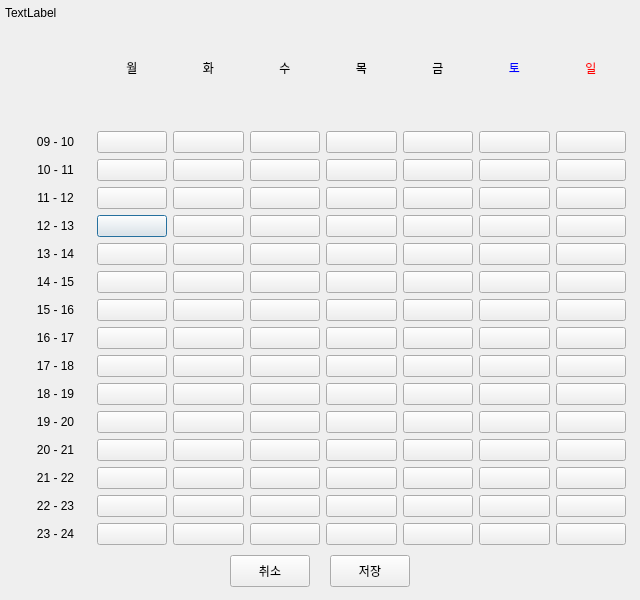
 <widget class="QDialog" name="Dialog">
  <property name="geometry">
   <rect>
    <x>0</x>
    <y>0</y>
    <width>640</width>
    <height>600</height>
   </rect>
  </property>
  <property name="windowTitle">
   <string>일정 맞추기</string>
  </property>
  <widget class="QWidget" name="gridLayoutWidget">
   <property name="geometry">
    <rect>
     <x>20</x>
     <y>10</y>
     <width>606</width>
     <height>535</height>
    </rect>
   </property>
   <layout class="QGridLayout" name="gridLayout">
    <item row="0" column="5">
     <widget class="QLabel" name="label_5">
      <property name="text">
       <string>금</string>
      </property>
      <property name="alignment">
       <set>Qt::AlignCenter</set>
      </property>
     </widget>
    </item>
    <item row="4" column="1">
     <widget class="QPushButton" name="pushButton_4">
      <property name="text">
       <string/>
      </property>
     </widget>
    </item>
    <item row="10" column="1">
     <widget class="QPushButton" name="pushButton_10">
      <property name="text">
       <string/>
      </property>
     </widget>
    </item>
    <item row="3" column="1">
     <widget class="QPushButton" name="pushButton_3">
      <property name="text">
       <string/>
      </property>
     </widget>
    </item>
    <item row="14" column="1">
     <widget class="QPushButton" name="pushButton_14">
      <property name="text">
       <string/>
      </property>
     </widget>
    </item>
    <item row="4" column="2">
     <widget class="QPushButton" name="pushButton_19">
      <property name="text">
       <string/>
      </property>
     </widget>
    </item>
    <item row="2" column="3">
     <widget class="QPushButton" name="pushButton_32">
      <property name="text">
       <string/>
      </property>
     </widget>
    </item>
    <item row="0" column="2">
     <widget class="QLabel" name="label_2">
      <property name="text">
       <string>화</string>
      </property>
      <property name="alignment">
       <set>Qt::AlignCenter</set>
      </property>
     </widget>
    </item>
    <item row="11" column="4">
     <widget class="QPushButton" name="pushButton_56">
      <property name="text">
       <string/>
      </property>
     </widget>
    </item>
    <item row="1" column="3">
     <widget class="QPushButton" name="pushButton_31">
      <property name="text">
       <string/>
      </property>
     </widget>
    </item>
    <item row="10" column="2">
     <widget class="QPushButton" name="pushButton_25">
      <property name="text">
       <string/>
      </property>
     </widget>
    </item>
    <item row="8" column="4">
     <widget class="QPushButton" name="pushButton_53">
      <property name="text">
       <string/>
      </property>
     </widget>
    </item>
    <item row="3" column="2">
     <widget class="QPushButton" name="pushButton_18">
      <property name="text">
       <string/>
      </property>
     </widget>
    </item>
    <item row="3" column="3">
     <widget class="QPushButton" name="pushButton_33">
      <property name="text">
       <string/>
      </property>
     </widget>
    </item>
    <item row="15" column="2">
     <widget class="QPushButton" name="pushButton_30">
      <property name="text">
       <string/>
      </property>
     </widget>
    </item>
    <item row="13" column="3">
     <widget class="QPushButton" name="pushButton_43">
      <property name="text">
       <string/>
      </property>
     </widget>
    </item>
    <item row="11" column="1">
     <widget class="QPushButton" name="pushButton_11">
      <property name="text">
       <string/>
      </property>
     </widget>
    </item>
    <item row="2" column="4">
     <widget class="QPushButton" name="pushButton_47">
      <property name="text">
       <string/>
      </property>
     </widget>
    </item>
    <item row="9" column="1">
     <widget class="QPushButton" name="pushButton_9">
      <property name="text">
       <string/>
      </property>
     </widget>
    </item>
    <item row="6" column="3">
     <widget class="QPushButton" name="pushButton_36">
      <property name="text">
       <string/>
      </property>
     </widget>
    </item>
    <item row="12" column="0">
     <widget class="QLabel" name="label_8">
      <property name="text">
       <string>20 - 21</string>
      </property>
      <property name="alignment">
       <set>Qt::AlignCenter</set>
      </property>
     </widget>
    </item>
    <item row="0" column="4">
     <widget class="QLabel" name="label_4">
      <property name="text">
       <string>목</string>
      </property>
      <property name="alignment">
       <set>Qt::AlignCenter</set>
      </property>
     </widget>
    </item>
    <item row="13" column="1">
     <widget class="QPushButton" name="pushButton_13">
      <property name="text">
       <string/>
      </property>
     </widget>
    </item>
    <item row="5" column="0">
     <widget class="QLabel" name="label_13">
      <property name="text">
       <string>13 - 14</string>
      </property>
      <property name="alignment">
       <set>Qt::AlignCenter</set>
      </property>
     </widget>
    </item>
    <item row="6" column="1">
     <widget class="QPushButton" name="pushButton_6">
      <property name="text">
       <string/>
      </property>
     </widget>
    </item>
    <item row="3" column="4">
     <widget class="QPushButton" name="pushButton_48">
      <property name="text">
       <string/>
      </property>
     </widget>
    </item>
    <item row="10" column="4">
     <widget class="QPushButton" name="pushButton_55">
      <property name="text">
       <string/>
      </property>
     </widget>
    </item>
    <item row="8" column="0">
     <widget class="QLabel" name="label_16">
      <property name="text">
       <string>16 - 17</string>
      </property>
      <property name="alignment">
       <set>Qt::AlignCenter</set>
      </property>
     </widget>
    </item>
    <item row="15" column="3">
     <widget class="QPushButton" name="pushButton_45">
      <property name="text">
       <string/>
      </property>
     </widget>
    </item>
    <item row="1" column="1">
     <widget class="QPushButton" name="pushButton">
      <property name="styleSheet">
       <string notr="true"/>
      </property>
      <property name="text">
       <string/>
      </property>
     </widget>
    </item>
    <item row="14" column="0">
     <widget class="QLabel" name="label_21">
      <property name="text">
       <string>22 - 23</string>
      </property>
      <property name="alignment">
       <set>Qt::AlignCenter</set>
      </property>
     </widget>
    </item>
    <item row="1" column="4">
     <widget class="QPushButton" name="pushButton_46">
      <property name="text">
       <string/>
      </property>
     </widget>
    </item>
    <item row="11" column="2">
     <widget class="QPushButton" name="pushButton_26">
      <property name="text">
       <string/>
      </property>
     </widget>
    </item>
    <item row="2" column="1">
     <widget class="QPushButton" name="pushButton_2">
      <property name="text">
       <string/>
      </property>
     </widget>
    </item>
    <item row="0" column="6">
     <widget class="QLabel" name="label_6">
      <property name="styleSheet">
       <string notr="true">color: blue
</string>
      </property>
      <property name="text">
       <string>토</string>
      </property>
      <property name="alignment">
       <set>Qt::AlignCenter</set>
      </property>
     </widget>
    </item>
    <item row="6" column="2">
     <widget class="QPushButton" name="pushButton_21">
      <property name="text">
       <string/>
      </property>
     </widget>
    </item>
    <item row="14" column="2">
     <widget class="QPushButton" name="pushButton_29">
      <property name="text">
       <string/>
      </property>
     </widget>
    </item>
    <item row="12" column="1">
     <widget class="QPushButton" name="pushButton_12">
      <property name="text">
       <string/>
      </property>
     </widget>
    </item>
    <item row="5" column="4">
     <widget class="QPushButton" name="pushButton_50">
      <property name="text">
       <string/>
      </property>
     </widget>
    </item>
    <item row="3" column="0">
     <widget class="QLabel" name="label_11">
      <property name="text">
       <string>11 - 12</string>
      </property>
      <property name="alignment">
       <set>Qt::AlignCenter</set>
      </property>
     </widget>
    </item>
    <item row="14" column="3">
     <widget class="QPushButton" name="pushButton_44">
      <property name="text">
       <string/>
      </property>
     </widget>
    </item>
    <item row="10" column="3">
     <widget class="QPushButton" name="pushButton_40">
      <property name="text">
       <string/>
      </property>
     </widget>
    </item>
    <item row="4" column="4">
     <widget class="QPushButton" name="pushButton_49">
      <property name="text">
       <string/>
      </property>
     </widget>
    </item>
    <item row="10" column="0">
     <widget class="QLabel" name="label_18">
      <property name="text">
       <string>18 - 19</string>
      </property>
      <property name="alignment">
       <set>Qt::AlignCenter</set>
      </property>
     </widget>
    </item>
    <item row="12" column="3">
     <widget class="QPushButton" name="pushButton_42">
      <property name="text">
       <string/>
      </property>
     </widget>
    </item>
    <item row="7" column="4">
     <widget class="QPushButton" name="pushButton_52">
      <property name="text">
       <string/>
      </property>
     </widget>
    </item>
    <item row="11" column="0">
     <widget class="QLabel" name="label_19">
      <property name="text">
       <string>19 - 20</string>
      </property>
      <property name="alignment">
       <set>Qt::AlignCenter</set>
      </property>
     </widget>
    </item>
    <item row="9" column="2">
     <widget class="QPushButton" name="pushButton_24">
      <property name="text">
       <string/>
      </property>
     </widget>
    </item>
    <item row="13" column="0">
     <widget class="QLabel" name="label_20">
      <property name="text">
       <string>21 - 22</string>
      </property>
      <property name="alignment">
       <set>Qt::AlignCenter</set>
      </property>
     </widget>
    </item>
    <item row="0" column="7">
     <widget class="QLabel" name="label_7">
      <property name="font">
       <font>
        <weight>50</weight>
        <italic>false</italic>
        <bold>false</bold>
        <underline>false</underline>
        <strikeout>false</strikeout>
       </font>
      </property>
      <property name="styleSheet">
       <string notr="true">color: red</string>
      </property>
      <property name="text">
       <string>일</string>
      </property>
      <property name="alignment">
       <set>Qt::AlignCenter</set>
      </property>
     </widget>
    </item>
    <item row="13" column="4">
     <widget class="QPushButton" name="pushButton_58">
      <property name="text">
       <string/>
      </property>
     </widget>
    </item>
    <item row="2" column="0">
     <widget class="QLabel" name="label_10">
      <property name="text">
       <string>10 - 11</string>
      </property>
      <property name="alignment">
       <set>Qt::AlignCenter</set>
      </property>
     </widget>
    </item>
    <item row="5" column="1">
     <widget class="QPushButton" name="pushButton_5">
      <property name="text">
       <string/>
      </property>
     </widget>
    </item>
    <item row="7" column="2">
     <widget class="QPushButton" name="pushButton_22">
      <property name="text">
       <string/>
      </property>
     </widget>
    </item>
    <item row="15" column="1">
     <widget class="QPushButton" name="pushButton_15">
      <property name="text">
       <string/>
      </property>
     </widget>
    </item>
    <item row="12" column="2">
     <widget class="QPushButton" name="pushButton_27">
      <property name="text">
       <string/>
      </property>
     </widget>
    </item>
    <item row="0" column="1">
     <widget class="QLabel" name="label">
      <property name="text">
       <string>월</string>
      </property>
      <property name="alignment">
       <set>Qt::AlignCenter</set>
      </property>
     </widget>
    </item>
    <item row="12" column="4">
     <widget class="QPushButton" name="pushButton_57">
      <property name="text">
       <string/>
      </property>
     </widget>
    </item>
    <item row="7" column="0">
     <widget class="QLabel" name="label_15">
      <property name="text">
       <string>15 - 16</string>
      </property>
      <property name="alignment">
       <set>Qt::AlignCenter</set>
      </property>
     </widget>
    </item>
    <item row="8" column="1">
     <widget class="QPushButton" name="pushButton_8">
      <property name="text">
       <string/>
      </property>
     </widget>
    </item>
    <item row="4" column="3">
     <widget class="QPushButton" name="pushButton_34">
      <property name="text">
       <string/>
      </property>
     </widget>
    </item>
    <item row="11" column="3">
     <widget class="QPushButton" name="pushButton_41">
      <property name="text">
       <string/>
      </property>
     </widget>
    </item>
    <item row="1" column="2">
     <widget class="QPushButton" name="pushButton_16">
      <property name="text">
       <string/>
      </property>
     </widget>
    </item>
    <item row="15" column="0">
     <widget class="QLabel" name="label_22">
      <property name="text">
       <string>23 - 24</string>
      </property>
      <property name="alignment">
       <set>Qt::AlignCenter</set>
      </property>
     </widget>
    </item>
    <item row="7" column="1">
     <widget class="QPushButton" name="pushButton_7">
      <property name="text">
       <string/>
      </property>
     </widget>
    </item>
    <item row="9" column="3">
     <widget class="QPushButton" name="pushButton_39">
      <property name="text">
       <string/>
      </property>
     </widget>
    </item>
    <item row="5" column="3">
     <widget class="QPushButton" name="pushButton_35">
      <property name="text">
       <string/>
      </property>
     </widget>
    </item>
    <item row="2" column="2">
     <widget class="QPushButton" name="pushButton_17">
      <property name="text">
       <string/>
      </property>
     </widget>
    </item>
    <item row="9" column="0">
     <widget class="QLabel" name="label_17">
      <property name="text">
       <string>17 - 18</string>
      </property>
      <property name="alignment">
       <set>Qt::AlignCenter</set>
      </property>
     </widget>
    </item>
    <item row="0" column="3">
     <widget class="QLabel" name="label_3">
      <property name="text">
       <string>수</string>
      </property>
      <property name="alignment">
       <set>Qt::AlignCenter</set>
      </property>
     </widget>
    </item>
    <item row="8" column="2">
     <widget class="QPushButton" name="pushButton_23">
      <property name="text">
       <string/>
      </property>
     </widget>
    </item>
    <item row="6" column="4">
     <widget class="QPushButton" name="pushButton_51">
      <property name="text">
       <string/>
      </property>
     </widget>
    </item>
    <item row="9" column="4">
     <widget class="QPushButton" name="pushButton_54">
      <property name="text">
       <string/>
      </property>
     </widget>
    </item>
    <item row="5" column="2">
     <widget class="QPushButton" name="pushButton_20">
      <property name="text">
       <string/>
      </property>
     </widget>
    </item>
    <item row="4" column="0">
     <widget class="QLabel" name="label_12">
      <property name="text">
       <string>12 - 13</string>
      </property>
      <property name="alignment">
       <set>Qt::AlignCenter</set>
      </property>
     </widget>
    </item>
    <item row="7" column="3">
     <widget class="QPushButton" name="pushButton_37">
      <property name="text">
       <string/>
      </property>
     </widget>
    </item>
    <item row="13" column="2">
     <widget class="QPushButton" name="pushButton_28">
      <property name="text">
       <string/>
      </property>
     </widget>
    </item>
    <item row="6" column="0">
     <widget class="QLabel" name="label_14">
      <property name="text">
       <string>14 - 15</string>
      </property>
      <property name="alignment">
       <set>Qt::AlignCenter</set>
      </property>
     </widget>
    </item>
    <item row="1" column="0">
     <widget class="QLabel" name="label_9">
      <property name="text">
       <string>09 - 10</string>
      </property>
      <property name="alignment">
       <set>Qt::AlignCenter</set>
      </property>
     </widget>
    </item>
    <item row="8" column="3">
     <widget class="QPushButton" name="pushButton_38">
      <property name="text">
       <string/>
      </property>
     </widget>
    </item>
    <item row="14" column="4">
     <widget class="QPushButton" name="pushButton_59">
      <property name="text">
       <string/>
      </property>
     </widget>
    </item>
    <item row="15" column="4">
     <widget class="QPushButton" name="pushButton_60">
      <property name="text">
       <string/>
      </property>
     </widget>
    </item>
    <item row="1" column="5">
     <widget class="QPushButton" name="pushButton_61">
      <property name="text">
       <string/>
      </property>
     </widget>
    </item>
    <item row="2" column="5">
     <widget class="QPushButton" name="pushButton_62">
      <property name="text">
       <string/>
      </property>
     </widget>
    </item>
    <item row="3" column="5">
     <widget class="QPushButton" name="pushButton_63">
      <property name="text">
       <string/>
      </property>
     </widget>
    </item>
    <item row="4" column="5">
     <widget class="QPushButton" name="pushButton_64">
      <property name="text">
       <string/>
      </property>
     </widget>
    </item>
    <item row="5" column="5">
     <widget class="QPushButton" name="pushButton_65">
      <property name="text">
       <string/>
      </property>
     </widget>
    </item>
    <item row="6" column="5">
     <widget class="QPushButton" name="pushButton_66">
      <property name="text">
       <string/>
      </property>
     </widget>
    </item>
    <item row="7" column="5">
     <widget class="QPushButton" name="pushButton_67">
      <property name="text">
       <string/>
      </property>
     </widget>
    </item>
    <item row="8" column="5">
     <widget class="QPushButton" name="pushButton_68">
      <property name="text">
       <string/>
      </property>
     </widget>
    </item>
    <item row="9" column="5">
     <widget class="QPushButton" name="pushButton_69">
      <property name="text">
       <string/>
      </property>
     </widget>
    </item>
    <item row="10" column="5">
     <widget class="QPushButton" name="pushButton_70">
      <property name="text">
       <string/>
      </property>
     </widget>
    </item>
    <item row="11" column="5">
     <widget class="QPushButton" name="pushButton_71">
      <property name="text">
       <string/>
      </property>
     </widget>
    </item>
    <item row="12" column="5">
     <widget class="QPushButton" name="pushButton_72">
      <property name="text">
       <string/>
      </property>
     </widget>
    </item>
    <item row="13" column="5">
     <widget class="QPushButton" name="pushButton_73">
      <property name="text">
       <string/>
      </property>
     </widget>
    </item>
    <item row="14" column="5">
     <widget class="QPushButton" name="pushButton_74">
      <property name="text">
       <string/>
      </property>
     </widget>
    </item>
    <item row="15" column="5">
     <widget class="QPushButton" name="pushButton_75">
      <property name="text">
       <string/>
      </property>
     </widget>
    </item>
    <item row="1" column="6">
     <widget class="QPushButton" name="pushButton_76">
      <property name="text">
       <string/>
      </property>
     </widget>
    </item>
    <item row="2" column="6">
     <widget class="QPushButton" name="pushButton_77">
      <property name="text">
       <string/>
      </property>
     </widget>
    </item>
    <item row="3" column="6">
     <widget class="QPushButton" name="pushButton_78">
      <property name="text">
       <string/>
      </property>
     </widget>
    </item>
    <item row="4" column="6">
     <widget class="QPushButton" name="pushButton_79">
      <property name="text">
       <string/>
      </property>
     </widget>
    </item>
    <item row="5" column="6">
     <widget class="QPushButton" name="pushButton_80">
      <property name="text">
       <string/>
      </property>
     </widget>
    </item>
    <item row="6" column="6">
     <widget class="QPushButton" name="pushButton_81">
      <property name="text">
       <string/>
      </property>
     </widget>
    </item>
    <item row="7" column="6">
     <widget class="QPushButton" name="pushButton_82">
      <property name="text">
       <string/>
      </property>
     </widget>
    </item>
    <item row="8" column="6">
     <widget class="QPushButton" name="pushButton_83">
      <property name="text">
       <string/>
      </property>
     </widget>
    </item>
    <item row="9" column="6">
     <widget class="QPushButton" name="pushButton_84">
      <property name="text">
       <string/>
      </property>
     </widget>
    </item>
    <item row="10" column="6">
     <widget class="QPushButton" name="pushButton_85">
      <property name="text">
       <string/>
      </property>
     </widget>
    </item>
    <item row="11" column="6">
     <widget class="QPushButton" name="pushButton_86">
      <property name="text">
       <string/>
      </property>
     </widget>
    </item>
    <item row="12" column="6">
     <widget class="QPushButton" name="pushButton_87">
      <property name="text">
       <string/>
      </property>
     </widget>
    </item>
    <item row="14" column="6">
     <widget class="QPushButton" name="pushButton_89">
      <property name="text">
       <string/>
      </property>
     </widget>
    </item>
    <item row="15" column="6">
     <widget class="QPushButton" name="pushButton_90">
      <property name="text">
       <string/>
      </property>
     </widget>
    </item>
    <item row="1" column="7">
     <widget class="QPushButton" name="pushButton_91">
      <property name="text">
       <string/>
      </property>
     </widget>
    </item>
    <item row="2" column="7">
     <widget class="QPushButton" name="pushButton_92">
      <property name="text">
       <string/>
      </property>
     </widget>
    </item>
    <item row="3" column="7">
     <widget class="QPushButton" name="pushButton_93">
      <property name="text">
       <string/>
      </property>
     </widget>
    </item>
    <item row="4" column="7">
     <widget class="QPushButton" name="pushButton_94">
      <property name="text">
       <string/>
      </property>
     </widget>
    </item>
    <item row="5" column="7">
     <widget class="QPushButton" name="pushButton_95">
      <property name="text">
       <string/>
      </property>
     </widget>
    </item>
    <item row="6" column="7">
     <widget class="QPushButton" name="pushButton_96">
      <property name="text">
       <string/>
      </property>
     </widget>
    </item>
    <item row="7" column="7">
     <widget class="QPushButton" name="pushButton_97">
      <property name="text">
       <string/>
      </property>
     </widget>
    </item>
    <item row="8" column="7">
     <widget class="QPushButton" name="pushButton_98">
      <property name="text">
       <string/>
      </property>
     </widget>
    </item>
    <item row="9" column="7">
     <widget class="QPushButton" name="pushButton_99">
      <property name="text">
       <string/>
      </property>
     </widget>
    </item>
    <item row="10" column="7">
     <widget class="QPushButton" name="pushButton_100">
      <property name="text">
       <string/>
      </property>
     </widget>
    </item>
    <item row="11" column="7">
     <widget class="QPushButton" name="pushButton_101">
      <property name="text">
       <string/>
      </property>
     </widget>
    </item>
    <item row="12" column="7">
     <widget class="QPushButton" name="pushButton_102">
      <property name="text">
       <string/>
      </property>
     </widget>
    </item>
    <item row="13" column="7">
     <widget class="QPushButton" name="pushButton_103">
      <property name="text">
       <string/>
      </property>
     </widget>
    </item>
    <item row="14" column="7">
     <widget class="QPushButton" name="pushButton_104">
      <property name="text">
       <string/>
      </property>
     </widget>
    </item>
    <item row="15" column="7">
     <widget class="QPushButton" name="pushButton_105">
      <property name="text">
       <string/>
      </property>
     </widget>
    </item>
    <item row="13" column="6">
     <widget class="QPushButton" name="pushButton_88">
      <property name="text">
       <string/>
      </property>
     </widget>
    </item>
   </layout>
  </widget>
  <widget class="QPushButton" name="pushButton_106">
   <property name="geometry">
    <rect>
     <x>230</x>
     <y>555</y>
     <width>80</width>
     <height>32</height>
    </rect>
   </property>
   <property name="text">
    <string>취소</string>
   </property>
  </widget>
  <widget class="QPushButton" name="pushButton_107">
   <property name="geometry">
    <rect>
     <x>330</x>
     <y>555</y>
     <width>80</width>
     <height>32</height>
    </rect>
   </property>
   <property name="text">
    <string>저장</string>
   </property>
  </widget>
  <widget class="QLabel" name="label_23">
   <property name="geometry">
    <rect>
     <x>5</x>
     <y>5</y>
     <width>60</width>
     <height>16</height>
    </rect>
   </property>
   <property name="text">
    <string>TextLabel</string>
   </property>
  </widget>
 </widget>
